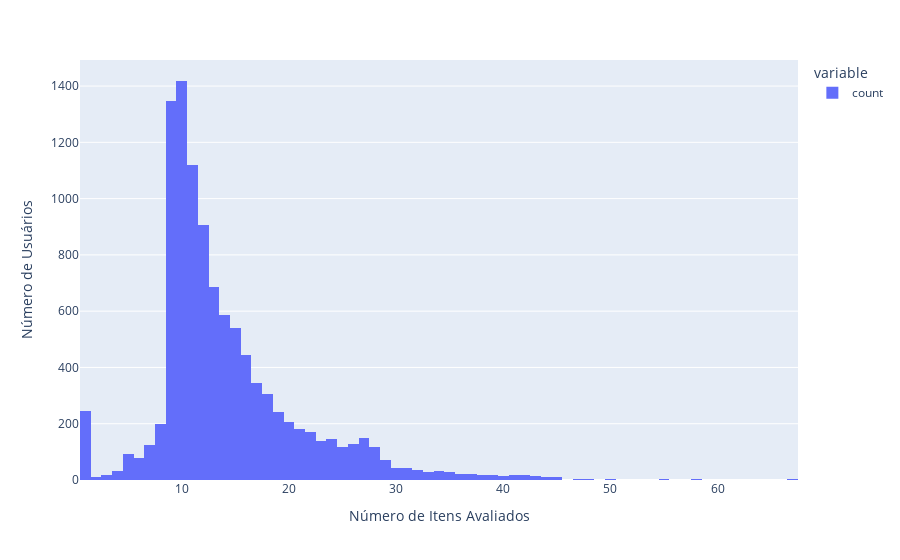

Source (notebook cell):
### Markdown cell above
### Problema poucas avaliações correspondentes 

Lembre-se que $nr_{i,u} = r_{i,u} - \bar{r}_u$
$$ Sim(a, b) = \frac{\sum_{u} nr_{a,u}nr_{b, u}}{\sqrt{\sum_{u}nr_{a,u}^2} \sqrt{\sum_{u}nr_{b,u}^2}} $$

Imagine que apenas um usuário avaliou dois itens (a e b) e de maneira bem distinta: 1 e 5 então teríamos:
$$ Sim(a,b) = \frac{1 \times 5}{\sqrt{1^2}\sqrt{5^2}} = 1.0$$

A fórmula vai dizer que são pares perfeitos! 
#### Necessidade de estabelecer um limiar 
Vamos inserir um limiar que vai indicar o número mínimo de avaliações de índice correspondente no vetor (overlap) como um parâmetro do nosso sistema.


### Plot do número de avaliações da base X-Wines

### Code cell
# Vamos abrir o dataframe
#wine_ratings = pd.read_csv('../data/XWines_Test_1K_ratings.csv', low_memory=False)
wine_ratings = pd.read_csv('../data/XWines_Slim_150K_ratings.csv', low_memory=False)
wine_ratings.head()

#Vamos dar uma olhadinha na contagem das avaliações
df = wine_ratings
# Contando os Usuários por seus IDs já que um usuário pode dar mais de uma avaliação.
data = df['UserID'].value_counts()
data
# Crie o histograma
fig = px.histogram(data, nbins=67)
fig.update_layout(
    xaxis_title="Número de Itens Avaliados",
    yaxis_title="Número de Usuários",
)
# Ajustando para categoria para não exibir números quebrados no eixo x (e vazios)
#fig.update_xaxes(type='category')
fig.show()

### Figure 1 — Plotly figure (JSON) as saved in the notebook; plotly's stock layout.template omitted (floating-point values rounded to 4 significant figures; data arrays with more than 128 entries replaced by an {"elided": "..."} marker saying what was removed)
{"data": [{"alignmentgroup": "True", "bingroup": "x", "hovertemplate": "variable=count<br>value=%{x}<br>count=%{y}<extra></extra>", "legendgroup": "count", "marker": {"color": "#636efa", "pattern": {"shape": ""}}, "name": "count", "nbinsx": 67, "offsetgroup": "count", "orientation": "v", "showlegend": true, "type": "histogram", "x": {"elided": "10561 int values"}, "xaxis": "x", "yaxis": "y"}], "layout": {"barmode": "relative", "legend": {"title": {"text": "variable"}, "tracegroupgap": 0}, "margin": {"t": 60}, "xaxis": {"anchor": "y", "domain": [0, 1], "title": {"text": "Número de Itens Avaliados"}}, "yaxis": {"anchor": "x", "domain": [0, 1], "title": {"text": "Número de Usuários"}}}}
